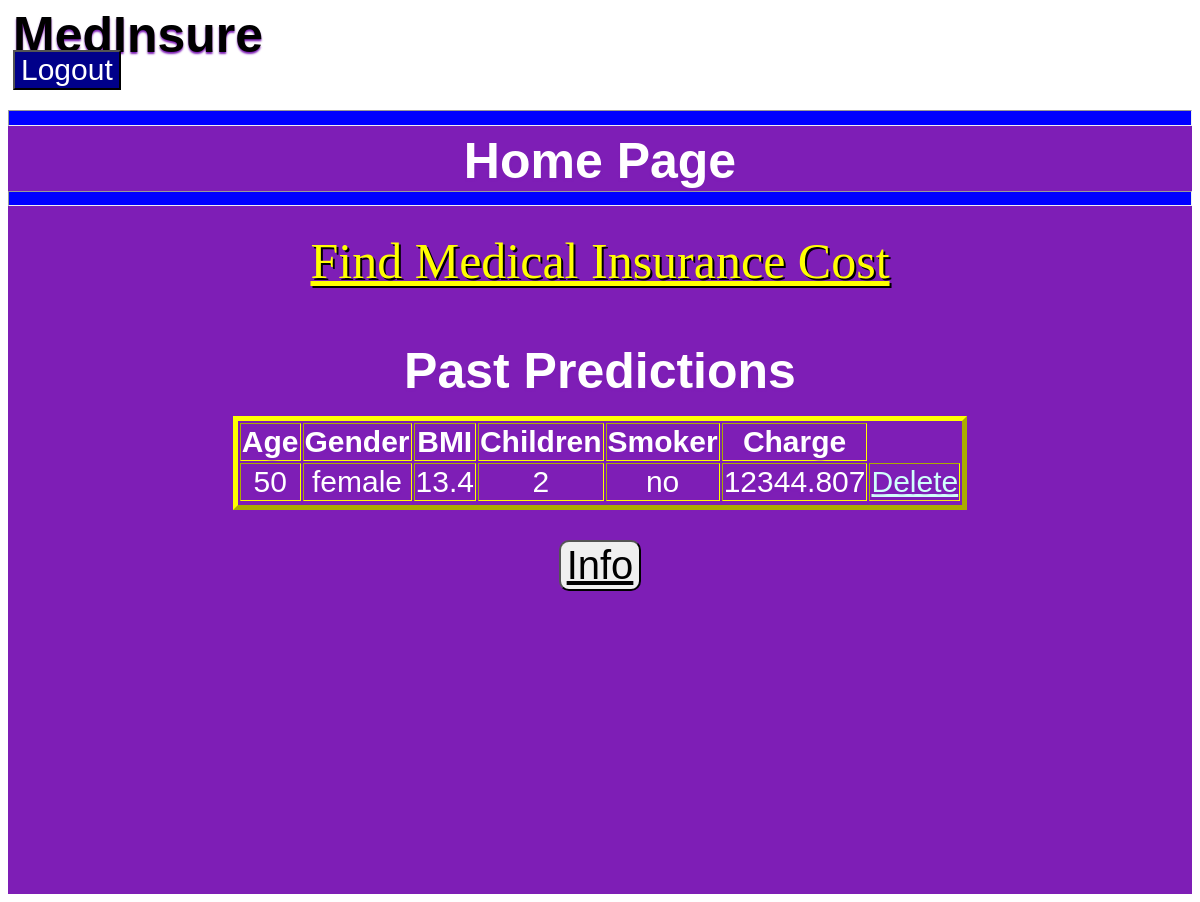
/ (signed in), run on the app's committed database.
### tables this page shows
CREATE TABLE pastpred(pid integer primary key autoincrement,age text,bmi text, children text, sex text, smoker text, uid integer, charge text, foreign key(uid) references users(uid));

### app.py (the view)
@app.route("/", methods=['GET','POST'])
def home():
	if "username" in session:
		em = session["username"]
		con = None
		uid = 0
		try:
			con = connect('PastInsurancePred.db')
			cursor = con.cursor()
			sql = "select uid from users where emailid = '%s'"
			cursor.execute(sql%(em))
			data = cursor.fetchall()
			for d in data:
				uid = d
			uid = uid[0]
		except Exception as e:
			msg = "Issue" + str(e)
			return render_template("home.html", msg=msg)
		finally:
			if con is not None:
				con.close()
		con = None
		try:
			con = connect('PastInsurancePred.db')
			cursor = con.cursor()
			sql = "select pid,age,sex,bmi,children,smoker,charge from pastpred natural join users where users.uid = '%d'"
			cursor.execute(sql%(uid))
			data = cursor.fetchall()
			if len(data) == 0:
				return render_template('home.html', data="No Data Found")
			else:
				return render_template('home.html', data=data)
			if data is None:
				return render_template('home.html', data="No Data Found")
			else:
				return render_template('home.html', data=data)
		except Exception as e:
			msg = "No data Found"
			return render_template("home.html", msg=msg)
		finally:
			if con is not None:
				con.close()
	else:
		return redirect(url_for('login'))

### templates/home.html (shortened to what this page needs)
<html>
<head>
</head>
<form action='/logout' method="POST">
	<h1 style="font-size: 50px;  font-family: 'Lucida Sans', 'Lucida Sans Regular', 'Lucida Grande', 'Lucida Sans Unicode', Geneva, Verdana, sans-serif;" >
		<label style="margin: 0 73% 0 0">MedInsure</label>
		<input type="submit" value="Logout" style="font-size: 30px;">
	</h1>
</form>
<body>
	<section>
	<center>
		<hr style="color: blue;background-color: blue; height: 2%">
		<center><h1 style="color: white;" >Home Page</h1></center>
		<hr style="color: blue;background-color: blue; height: 2%">
		<br>
		<a href = "{{url_for('calc')}}" id="afind">Find Medical Insurance Cost</a>
		<br><br><br>
		<h1 style="margin-bottom: 30px; color: white;">Past Predictions</h1>
		<table border="5" style="border-color: yellow;">
			<th> Age </th>
			<th> Gender </th>
			<th> BMI </th>
			<th> Children </th>
			<th> Smoker </th>
			<th> Charge </th>
			{%for d in data%}
				<tr>
					<td><center>  {{d[1]}} </center></td>
					<td><center>  {{d[2]}} </center></td>
					<td><center>  {{d[3]}} </center></td>
					<td><center>  {{d[4]}} </center></td>
					<td><center>  {{d[5]}} </center></td>
					<td><center>  {{d[6]}} </center></td>
					<td><center> <a href="{{url_for('delentry', pid = d[0])}}" onclick="return confirm('Delete Record??')" style="color: rgb(208, 255, 251);">Delete </a></center></td>
				<tr>
			{% endfor %}
		<table>
		<br>
		<button  style="font-size: 40px; border-radius: 10px; color: black;"><a href="{{url_for('info')}}" style="color: black;">Info</a></button>
	</center>
	</section>
</body>
</html>

### templates/home.html (style rules this page uses)
* { box-sizing: border-box; }
body { font-size: 1.25rem; font-family: sans-serif; line-height: 150%; text-shadow: 0 2px 2px #7e1eb6; }
h1 { margin: 20 5 15 5; font-size: 50px; }
section { background-color: #7e1eb6; width: 100%; height: 100% }
input { background-color: rgb(0, 0, 138); color: white; }
#afind { font-size: 50px; font-style: bold; font-family: Georgia, 'Times New Roman', Times, serif; color: yellow; text-shadow: 2px 2px black ; }
table { font-size: 30px; color: white; }
th,tr,td { width: 50px; }
td { color: white; }

### data on the page
pastpred: age "50", sex "female", bmi "13.4", children "2", smoker "no", charge "12344.807"
